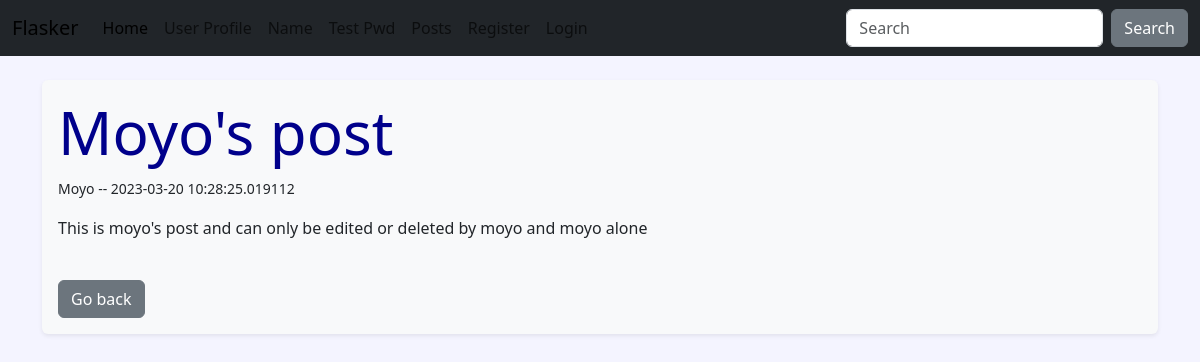
Before: /posts/1 with the older database file.
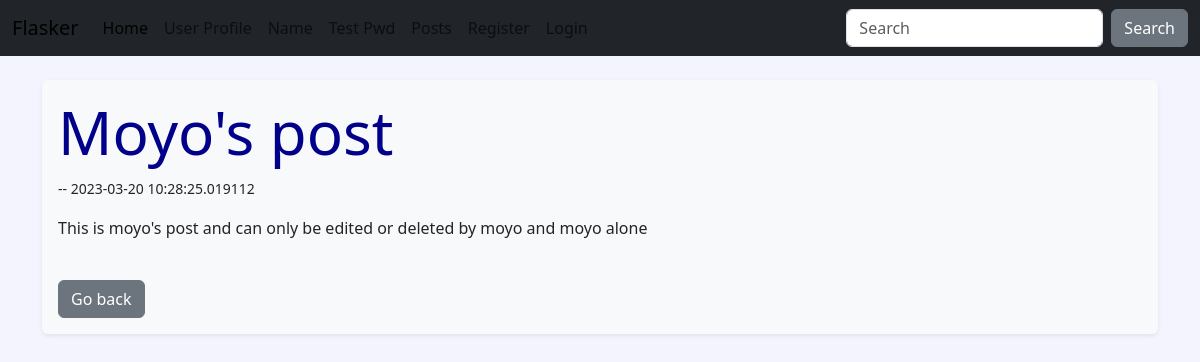
After: the same page with the newer database file.
### hello.py (models this page shows, shortened)
class Users(db.Model, UserMixin):
    id = db.Column(db.Integer, primary_key=True)
    username = db.Column(db.String(200), unique=True)
    name = db.Column(db.String(200), nullable=False)
    email = db.Column(db.String(200), nullable=False, unique=True)
    favorite_color = db.Column(db.String(120))
    about_author = db.Column(db.Text(500), nullable=True)
    date_added = db.Column(db.DateTime, default=datetime.utcnow)
    password_hash = db.Column(db.String(128))
    posts = db.relationship('Post', backref='poster')
    @property
    def password(self):
        raise AttributeError('Password is nomett a readable attr!')

### hello.py (the view)
@app.route('/posts/<int:id>')
def post(id):
    post = Post.query.get_or_404(id)
    return render_template('post.html', post=post)

### webforms.py
class SearchForm(FlaskForm):
    searched = StringField('Searched', validators=[DataRequired()])
    submit = SubmitField('Submit')

### hello.py (called while the page is built)
@app.context_processor
def base():
    form = SearchForm()
    return dict(form=form)

### templates/post.html (shortened to what this page needs)
{% extends 'base.html' %}
{% block content%}
<div class="shadow-sm p-3 mb-1 bg-body-tertiary rounded">
    <h1>{{ post.title|capitalize }}</h1>
    <p><small>{{ post.poster.name }} -- {{ post.date_posted }}</small></p>
    <p>{{ post.content |safe }}</p><br />
    <a href="{{ url_for('posts')}}"><button type="button" class="btn btn-secondary">Go back</button></a>
</div>
<br/>
{% endblock %}

Changed rows visible on the page:
removed Users: poster.name "Moyo"
